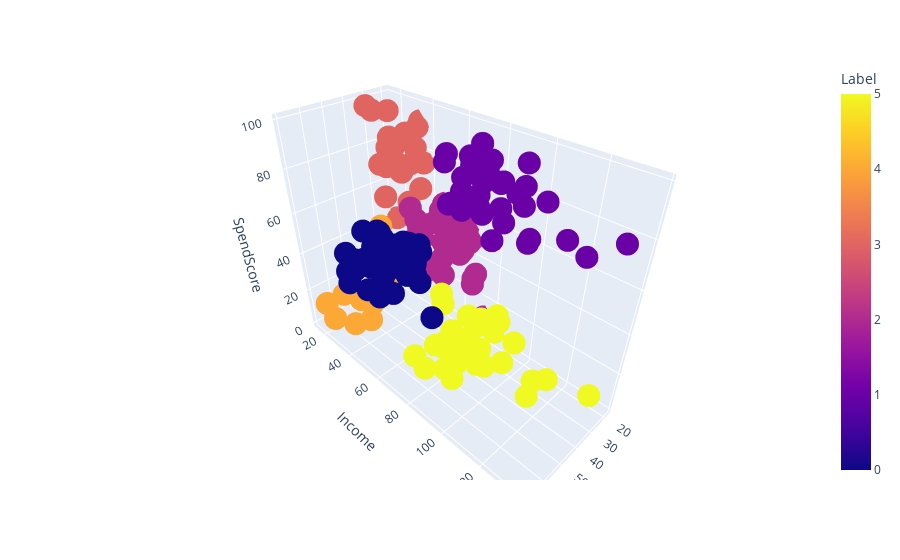

Notebook cell for this chart:
### Code cell
import plotly.express as px
fig = px.scatter_3d(data_frame=X, x='Age',y='Income',z='SpendScore',color='Label')
fig.show()

### Figure 1 — Plotly figure (JSON) as saved in the notebook; plotly's stock layout.template omitted (floating-point values rounded to 4 significant figures; data arrays with more than 128 entries replaced by an {"elided": "..."} marker saying what was removed)
{"data": [{"hovertemplate": "Age=%{x}<br>Income=%{y}<br>SpendScore=%{z}<br>Label=%{marker.color}<extra></extra>", "legendgroup": "", "marker": {"color": {"elided": "200 int values"}, "coloraxis": "coloraxis", "symbol": "circle"}, "mode": "markers", "name": "", "scene": "scene", "showlegend": false, "type": "scatter3d", "x": {"elided": "200 int values"}, "y": {"elided": "200 int values"}, "z": {"elided": "200 int values"}}], "layout": {"coloraxis": {"colorbar": {"title": {"text": "Label"}}, "colorscale": [[0, "#0d0887"], [0.1111, "#46039f"], [0.2222, "#7201a8"], [0.3333, "#9c179e"], [0.4444, "#bd3786"], [0.5556, "#d8576b"], [0.6667, "#ed7953"], [0.7778, "#fb9f3a"], [0.8889, "#fdca26"], [1, "#f0f921"]]}, "legend": {"tracegroupgap": 0}, "margin": {"t": 60}, "scene": {"domain": {"x": [0, 1], "y": [0, 1]}, "xaxis": {"title": {"text": "Age"}}, "yaxis": {"title": {"text": "Income"}}, "zaxis": {"title": {"text": "SpendScore"}}}}}
